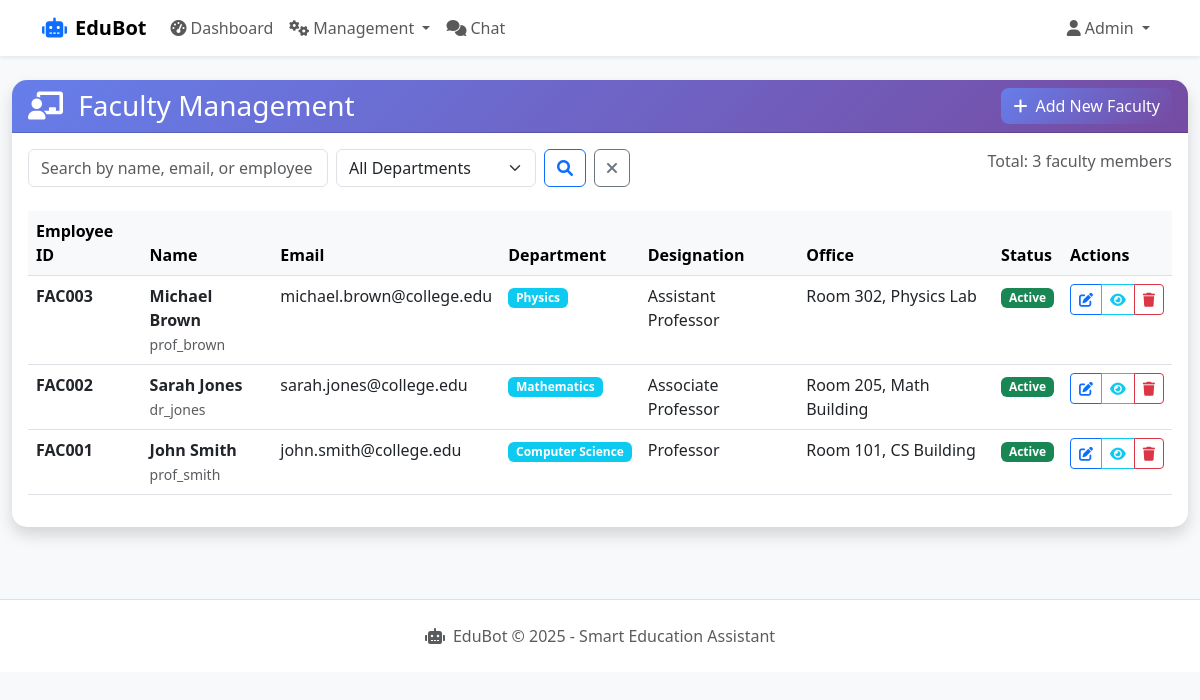
Screenshot of /admin/faculty (signed in) with the database file from the repository.
### app/models/user.py (models this page shows, shortened)
class User(UserMixin, db.Model):
    __tablename__ = 'users'
    id = db.Column(db.Integer, primary_key=True)
    username = db.Column(db.String(50), unique=True, nullable=False)
    email = db.Column(db.String(100), unique=True, nullable=False)
    password_hash = db.Column(db.String(255), nullable=False)
    role = db.Column(db.Enum('student', 'faculty', 'admin'), nullable=False, default='student')
    first_name = db.Column(db.String(50), nullable=False)
    last_name = db.Column(db.String(50), nullable=False)
    student_id = db.Column(db.String(20), unique=True, nullable=True)
    course_id = db.Column(db.Integer, nullable=True)
    year_of_study = db.Column(db.Integer, nullable=True)
    phone = db.Column(db.String(15), nullable=True)
    is_active = db.Column(db.Boolean, default=True)
    created_at = db.Column(db.DateTime, default=datetime.utcnow)
    updated_at = db.Column(db.DateTime, default=datetime.utcnow, onupdate=datetime.utcnow)
    faculty_profile = db.relationship('Faculty', backref='user', uselist=False, cascade='all, delete-orphan')
    attendance_records = db.relationship('Attendance', foreign_keys='Attendance.student_id', lazy='dynamic', cascade='all, delete-orphan')
    chat_logs = db.relationship('ChatLog', backref='user', lazy='dynamic', cascade='all, delete-orphan')
    created_groups = db.relationship('Group', foreign_keys='Group.created_by', backref='creator', lazy='dynamic', cascade='all, delete-orphan')
    group_memberships = db.relationship('GroupMember', backref='user', lazy='dynamic', cascade='all, delete-orphan')
    group_messages = db.relationship('GroupMessage', backref='user', lazy='dynamic', cascade='all, delete-orphan')
    def is_admin(self):
        return self.role == 'admin'

### app/models/faculty.py (models this page shows, shortened)
class Faculty(db.Model):
    __tablename__ = 'faculty'
    id = db.Column(db.Integer, primary_key=True)
    user_id = db.Column(db.Integer, db.ForeignKey('users.id'), nullable=True)
    employee_id = db.Column(db.String(20), unique=True, nullable=False)
    department = db.Column(db.String(100), nullable=False)
    designation = db.Column(db.String(100), nullable=False)
    specialization = db.Column(db.Text, nullable=True)
    office_location = db.Column(db.String(100), nullable=True)
    office_hours = db.Column(db.String(100), nullable=True)
    bio = db.Column(db.Text, nullable=True)
    image_url = db.Column(db.String(255), nullable=True)
    is_active = db.Column(db.Boolean, default=True)
    created_at = db.Column(db.DateTime, default=datetime.utcnow)
    updated_at = db.Column(db.DateTime, default=datetime.utcnow, onupdate=datetime.utcnow)
    courses = db.relationship('Course', backref='faculty', lazy='dynamic')

### app/routes/admin.py (the view, shortened to what this page needs)
@admin_bp.route('/faculty')
@login_required
@admin_required
def manage_faculty():
    page = request.args.get('page', 1, type=int)
    search = request.args.get('search', '', type=str)
    department_filter = request.args.get('department', '', type=str)
    per_page = 20
    query = Faculty.query.join(User, Faculty.user_id == User.id)
    if department_filter:
        query = query.filter(Faculty.department == department_filter)
    faculty_members = query.order_by(Faculty.id.desc()).paginate(
        page=page, per_page=per_page, error_out=False
    )
    departments = db.session.query(Faculty.department).distinct().order_by(Faculty.department).all()
    departments = [dept[0] for dept in departments if dept[0]]
    return render_template('admin/faculty.html',
                         faculty_members=faculty_members,
                         search=search,
                         department_filter=department_filter,
                         departments=departments,
                         user=current_user)

### app/routes/admin.py (called while the page is built)
def admin_required(f):
    @wraps(f)
    def decorated_function(*args, **kwargs):
        if not current_user.is_authenticated or not current_user.is_admin():
            flash('Admin access required.', 'error')
            return redirect(url_for('auth.login'))
        return f(*args, **kwargs)
    return decorated_function

### app/templates/admin/faculty.html (shortened to what this page needs)
{% extends "base.html" %}
{% block content %}
<div class="container-fluid py-4">
    <div class="row">
        <div class="col-12">
            <div class="card shadow">
                <div class="card-header d-flex justify-content-between align-items-center">
                    <h3 class="card-title mb-0">
                        <i class="fas fa-chalkboard-teacher me-2"></i>
                        Faculty Management
                    </h3>
                    <a href="{{ url_for('admin.add_faculty') }}" class="btn btn-primary">
                        <i class="fas fa-plus me-2"></i>Add New Faculty
                    </a>
                </div>
                <div class="card-body">
                    <div class="row mb-4">
                        <div class="col-md-8">
                            <form method="GET" class="d-flex">
                                <input type="text"
                                       name="search"
                                       class="form-control me-2"
                                       placeholder="Search by name, email, or employee ID..."
                                       value="{{ search }}"
                                       style="max-width: 300px;">
                                <select name="department" class="form-select me-2" style="max-width: 200px;">
                                    <option value="">All Departments</option>
                                </select>
                                <button type="submit" class="btn btn-outline-primary me-2">
                                    <i class="fas fa-search"></i>
                                </button>
                                <a href="{{ url_for('admin.manage_faculty') }}" class="btn btn-outline-secondary">
                                    <i class="fas fa-times"></i>
                                </a>
                            </form>
                        </div>
                        <div class="col-md-4 text-end">
                            <span class="text-muted">
                                Total: {{ faculty_members.total }} faculty members
                            </span>
                        </div>
                    </div>
                    {% if faculty_members.items %}
                    <div class="table-responsive">
                        <table class="table table-hover">
                            <thead class="table-light">
                                <tr>
                                    <th>Employee ID</th>
                                    <th>Name</th>
                                    <th>Email</th>
                                    <th>Department</th>
                                    <th>Designation</th>
                                    <th>Office</th>
                                    <th>Status</th>
                                    <th>Actions</th>
                                </tr>
                            </thead>
                            <tbody>
                                {% for faculty in faculty_members.items %}
                                <tr>
                                    <td><strong>{{ faculty.employee_id }}</strong></td>
                                    <td>
                                        <strong>{{ faculty.user.first_name }} {{ faculty.user.last_name }}</strong><br>
                                        <small class="text-muted">{{ faculty.user.username }}</small>
                                    </td>
                                    <td>{{ faculty.user.email }}</td>
                                    <td>
                                        <span class="badge bg-info">{{ faculty.department }}</span>
                                    </td>
                                    <td>{{ faculty.designation }}</td>
                                    <td>{{ faculty.office_location or '-' }}</td>
                                    <td>
                                        <span class="badge {{ 'bg-success' if faculty.is_active else 'bg-danger' }}">
                                            {{ 'Active' if faculty.is_active else 'Inactive' }}
                                        </span>
                                    </td>
                                    <td>
                                        <div class="btn-group btn-group-sm" role="group">
                                            <a href="{{ url_for('admin.edit_faculty', faculty_id=faculty.id) }}"
                                               class="btn btn-outline-primary"
                                               title="Edit Faculty">
                                                <i class="fas fa-edit"></i>
                                            </a>
                                            <button type="button"
                                                    class="btn btn-outline-info view-faculty"
                                                    data-faculty-id="{{ faculty.id }}"
                                                    title="View Details">
                                                <i class="fas fa-eye"></i>
                                            </button>
                                            <button type="button"
                                                    class="btn btn-outline-danger delete-faculty"
                                                    data-faculty-id="{{ faculty.id }}"
                                                    data-faculty-name="{{ faculty.user.first_name }} {{ faculty.user.last_name }}"
                                                    title="Delete Faculty">
                                                <i class="fas fa-trash"></i>
                                            </button>
                                        </div>
                                    </td>
                                </tr>
                                {% endfor %}
                            </tbody>
                        </table>
                    </div>
                    {% endif %}
                </div>
            </div>
        </div>
    </div>
</div>
{% endblock %}

### app/templates/base.html (shortened to what this page needs)
<!DOCTYPE html>
<html lang="en">
<head>
    <link href="https://cdn.jsdelivr.net/npm/bootstrap@5.3.0/dist/css/bootstrap.min.css" rel="stylesheet">
    <link href="https://cdnjs.cloudflare.com/ajax/libs/font-awesome/6.0.0/css/all.min.css" rel="stylesheet">
</head>
<body>
    <nav class="navbar navbar-expand-lg navbar-light bg-white shadow-sm">
        <div class="container">
            <a class="navbar-brand" href="{{ url_for('admin.dashboard') if current_user.is_authenticated and current_user.is_admin() else url_for('chat.chat_interface') }}">
                <i class="fas fa-robot text-primary me-2"></i>EduBot
            </a>
            <div class="collapse navbar-collapse" id="navbarNav">
                {% if current_user.is_authenticated %}
                <ul class="navbar-nav me-auto">
                    {% if current_user.is_admin() %}
                    <li class="nav-item">
                        <a class="nav-link" href="{{ url_for('admin.dashboard') }}">
                            <i class="fas fa-tachometer-alt me-1"></i>Dashboard
                        </a>
                    </li>
                    <li class="nav-item dropdown">
                        <a class="nav-link dropdown-toggle" href="#" id="managementDropdown" role="button" data-bs-toggle="dropdown">
                            <i class="fas fa-cogs me-1"></i>Management
                        </a>
                    </li>
                    {% endif %}
                    <li class="nav-item">
                        <a class="nav-link" href="{{ url_for('chat.chat_interface') }}">
                            <i class="fas fa-comments me-1"></i>Chat
                        </a>
                    </li>
                </ul>
                <ul class="navbar-nav">
                    <li class="nav-item dropdown">
                        <a class="nav-link dropdown-toggle" href="#" id="userDropdown" role="button" data-bs-toggle="dropdown">
                            <i class="fas fa-user me-1"></i>{{ current_user.first_name }}
                        </a>
                    </li>
                </ul>
                {% endif %}
            </div>
        </div>
    </nav>
    <main>
        {% block content %}{% endblock %}
    </main>
    <footer class="bg-white border-top mt-5 py-4">
        <div class="container text-center">
            <p class="text-muted mb-0">
                <i class="fas fa-robot me-2"></i>EduBot &copy; 2025 - Smart Education Assistant
            </p>
        </div>
    </footer>
</body>
</html>

### rows the page displays
User: first_name "Admin"
Faculty: employee_id "FAC003", user.first_name "Michael", user.last_name "Brown", user.username "prof_brown", user.email "michael.brown@college.edu", department "Physics", designation "Assistant Professor", office_location "Room 302, Physics Lab", is_active "Active"
Faculty: employee_id "FAC002", user.first_name "Sarah", user.last_name "Jones", user.username "dr_jones", user.email "sarah.jones@college.edu", department "Mathematics", designation "Associate Professor", office_location "Room 205, Math Building", is_active "Active"
Faculty: employee_id "FAC001", user.first_name "John", user.last_name "Smith", user.username "prof_smith", user.email "john.smith@college.edu", department "Computer Science", designation "Professor", office_location "Room 101, CS Building", is_active "Active"

### other values shown
{{ faculty_members.total }} "3"
